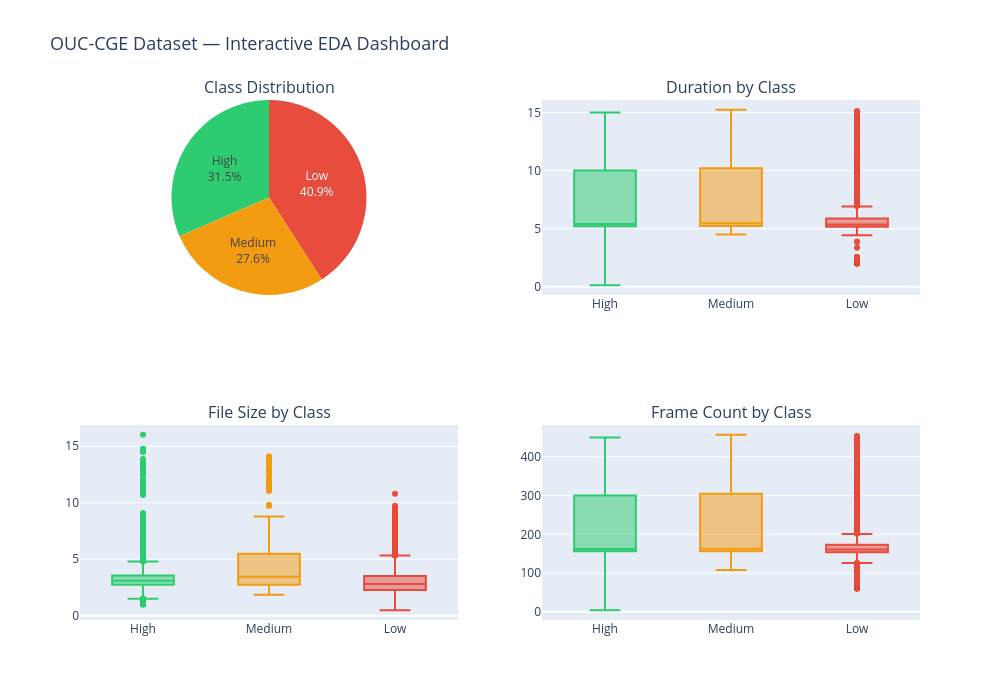

Source (notebook cell):
### Code cell
# ── Interactive summary with Plotly ──────────────────────────────────────────
fig = make_subplots(
    rows=2, cols=2,
    subplot_titles=('Class Distribution', 'Duration by Class',
                    'File Size by Class', 'Frame Count by Class'),
    specs=[[{'type': 'pie'}, {'type': 'box'}],
           [{'type': 'box'}, {'type': 'box'}]]
)

# Pie chart
fig.add_trace(
    go.Pie(labels=class_counts.index, values=class_counts.values,
           marker_colors=[CLASS_COLORS[c] for c in class_counts.index],
           textinfo='label+percent'),
    row=1, col=1
)

# Duration, file size, frame count box plots
for cls in CLASS_ORDER:
    subset = df_valid[df_valid['class_label'] == cls]
    fig.add_trace(go.Box(y=subset['duration_sec'], name=cls,
                         marker_color=CLASS_COLORS[cls], showlegend=False),
                  row=1, col=2)
    fig.add_trace(go.Box(y=subset['file_size_mb'], name=cls,
                         marker_color=CLASS_COLORS[cls], showlegend=False),
                  row=2, col=1)
    fig.add_trace(go.Box(y=subset['total_frames'], name=cls,
                         marker_color=CLASS_COLORS[cls], showlegend=False),
                  row=2, col=2)

fig.update_layout(
    height=700, width=1000,
    title_text='OUC-CGE Dataset — Interactive EDA Dashboard',
    title_font_size=18,
    showlegend=False,
)
fig.show()

### Figure 1 — Plotly figure (JSON) as saved in the notebook; plotly's stock layout.template omitted (floating-point values rounded to 4 significant figures; data arrays with more than 128 entries replaced by an {"elided": "..."} marker saying what was removed)
{"data": [{"domain": {"x": [0, 0.45], "y": [0.625, 1]}, "labels": ["High", "Medium", "Low"], "marker": {"colors": ["#2ecc71", "#f39c12", "#e74c3c"]}, "textinfo": "label+percent", "type": "pie", "values": [2345, 2053, 3041]}, {"marker": {"color": "#2ecc71"}, "name": "High", "showlegend": false, "type": "box", "xaxis": "x", "y": {"elided": "2280 float values"}, "yaxis": "y"}, {"marker": {"color": "#2ecc71"}, "name": "High", "showlegend": false, "type": "box", "xaxis": "x2", "y": {"elided": "2280 float values"}, "yaxis": "y2"}, {"marker": {"color": "#2ecc71"}, "name": "High", "showlegend": false, "type": "box", "xaxis": "x3", "y": {"elided": "2280 int values"}, "yaxis": "y3"}, {"marker": {"color": "#f39c12"}, "name": "Medium", "showlegend": false, "type": "box", "xaxis": "x", "y": {"elided": "2053 float values"}, "yaxis": "y"}, {"marker": {"color": "#f39c12"}, "name": "Medium", "showlegend": false, "type": "box", "xaxis": "x2", "y": {"elided": "2053 float values"}, "yaxis": "y2"}, {"marker": {"color": "#f39c12"}, "name": "Medium", "showlegend": false, "type": "box", "xaxis": "x3", "y": {"elided": "2053 int values"}, "yaxis": "y3"}, {"marker": {"color": "#e74c3c"}, "name": "Low", "showlegend": false, "type": "box", "xaxis": "x", "y": {"elided": "3031 float values"}, "yaxis": "y"}, {"marker": {"color": "#e74c3c"}, "name": "Low", "showlegend": false, "type": "box", "xaxis": "x2", "y": {"elided": "3031 float values"}, "yaxis": "y2"}, {"marker": {"color": "#e74c3c"}, "name": "Low", "showlegend": false, "type": "box", "xaxis": "x3", "y": {"elided": "3031 int values"}, "yaxis": "y3"}], "layout": {"annotations": [{"font": {"size": 16}, "showarrow": false, "text": "Class Distribution", "x": 0.225, "xanchor": "center", "xref": "paper", "y": 1, "yanchor": "bottom", "yref": "paper"}, {"font": {"size": 16}, "showarrow": false, "text": "Duration by Class", "x": 0.775, "xanchor": "center", "xref": "paper", "y": 1, "yanchor": "bottom", "yref": "paper"}, {"font": {"size": 16}, "showarrow": false, "text": "File Size by Class", "x": 0.225, "xanchor": "center", "xref": "paper", "y": 0.375, "yanchor": "bottom", "yref": "paper"}, {"font": {"size": 16}, "showarrow": false, "text": "Frame Count by Class", "x": 0.775, "xanchor": "center", "xref": "paper", "y": 0.375, "yanchor": "bottom", "yref": "paper"}], "height": 700, "showlegend": false, "title": {"font": {"size": 18}, "text": "OUC-CGE Dataset — Interactive EDA Dashboard"}, "width": 1000, "xaxis": {"anchor": "y", "domain": [0.55, 1]}, "xaxis2": {"anchor": "y2", "domain": [0, 0.45]}, "xaxis3": {"anchor": "y3", "domain": [0.55, 1]}, "yaxis": {"anchor": "x", "domain": [0.625, 1]}, "yaxis2": {"anchor": "x2", "domain": [0, 0.375]}, "yaxis3": {"anchor": "x3", "domain": [0, 0.375]}}}
